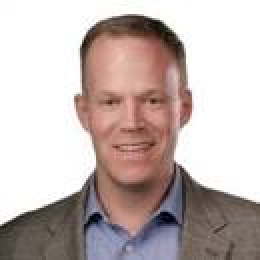
#> input picture download.jpg, 130 x 130 px (shown 2 times larger)
$ python facedetect.py
#> lines starting #> are read from the running program, lines starting #| are printed output that depends on the picture
import cv2
from random import randrange


trained_face_data = cv2.CascadeClassifier('haarcascade_frontalface_default.xml')

img = cv2.imread('download.jpg')
#> img is the input picture: shape (130, 130, 3); mean B, G, R 178.9, 181.7, 195.3

grayscaled_img = cv2.cvtColor(img, cv2.COLOR_BGR2GRAY)
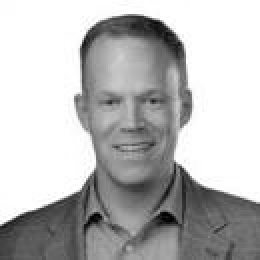
#> grayscaled_img: shape (130, 130) (shown 2 times larger); min 1, max 255, mean 185.5

face_coordinates = trained_face_data.detectMultiScale(grayscaled_img)
#> face_coordinates = [[38, 28, 57, 57]]

#> (the run stopped early here; a loop or call above may not have finished)
